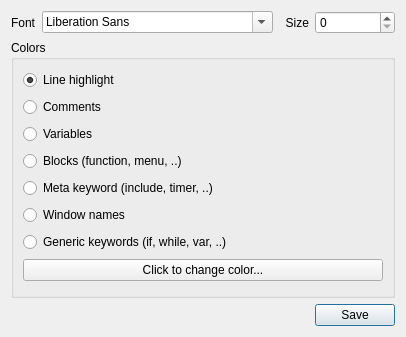
<?xml version="1.0" encoding="UTF-8"?>
<ui version="4.0">
 <class>IScriptEditorSettings</class>
 <widget class="QDialog" name="IScriptEditorSettings">
  <property name="geometry">
   <rect>
    <x>0</x>
    <y>0</y>
    <width>368</width>
    <height>337</height>
   </rect>
  </property>
  <property name="windowTitle">
   <string>Script Editor settings</string>
  </property>
  <layout class="QGridLayout" name="gridLayout">
   <item row="0" column="1">
    <widget class="QFontComboBox" name="fontname"/>
   </item>
   <item row="0" column="0">
    <widget class="QLabel" name="label">
     <property name="text">
      <string>Font</string>
     </property>
    </widget>
   </item>
   <item row="0" column="2">
    <widget class="QLabel" name="label_2">
     <property name="text">
      <string>  Size</string>
     </property>
    </widget>
   </item>
   <item row="0" column="3">
    <widget class="QSpinBox" name="fontsize"/>
   </item>
   <item row="2" column="3">
    <widget class="QPushButton" name="saveButton">
     <property name="text">
      <string>Save</string>
     </property>
    </widget>
   </item>
   <item row="1" column="0" colspan="4">
    <widget class="QGroupBox" name="groupBox">
     <property name="title">
      <string>Colors</string>
     </property>
     <layout class="QGridLayout" name="gridLayout_2">
      <item row="3" column="0">
       <widget class="QRadioButton" name="FunctionDef">
        <property name="text">
         <string>Blocks (function, menu, ..)</string>
        </property>
       </widget>
      </item>
      <item row="4" column="0">
       <widget class="QRadioButton" name="MetaKeyword">
        <property name="text">
         <string>Meta keyword (include, timer, ..)</string>
        </property>
       </widget>
      </item>
      <item row="0" column="0">
       <widget class="QRadioButton" name="LineHighlight">
        <property name="text">
         <string>Line highlight</string>
        </property>
        <property name="checked">
         <bool>true</bool>
        </property>
       </widget>
      </item>
      <item row="6" column="0">
       <widget class="QRadioButton" name="Keyword">
        <property name="text">
         <string>Generic keywords (if, while, var, ..)</string>
        </property>
       </widget>
      </item>
      <item row="2" column="0">
       <widget class="QRadioButton" name="Variable">
        <property name="text">
         <string>Variables</string>
        </property>
       </widget>
      </item>
      <item row="5" column="0">
       <widget class="QRadioButton" name="Window">
        <property name="text">
         <string>Window names</string>
        </property>
       </widget>
      </item>
      <item row="2" column="1">
       <spacer name="horizontalSpacer">
        <property name="orientation">
         <enum>Qt::Horizontal</enum>
        </property>
        <property name="sizeHint" stdset="0">
         <size>
          <width>73</width>
          <height>20</height>
         </size>
        </property>
       </spacer>
      </item>
      <item row="1" column="0">
       <widget class="QRadioButton" name="Comment">
        <property name="text">
         <string>Comments</string>
        </property>
       </widget>
      </item>
      <item row="7" column="0" colspan="2">
       <widget class="QPushButton" name="colorbtn">
        <property name="text">
         <string>Click to change color...</string>
        </property>
       </widget>
      </item>
     </layout>
    </widget>
   </item>
  </layout>
 </widget>
 <resources/>
 <connections/>
</ui>
